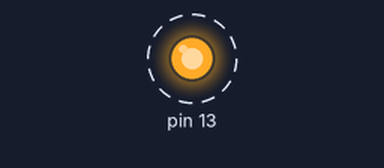
This sketch was run on a simulated Arduino Uno, built with avr-gcc and run on an emulated ATmega328P. On the bench: output pins drawn as LEDs (lit = HIGH). Dashed ring = blinking.

Above: at 0.2 s.
Timing chart, 0 to 3.0 s (numbered marks = the images above):
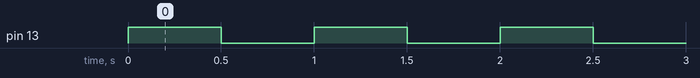

The sketch:

HelloBlink.ino
```cpp
/*
 * The classic blink sketch using ATMega328p Registers
 * A good way to learn how arduino really works
 */

void setup() {
  // Initialize registers for blinking
  DDRB = (1 << 5);
  PORTB = (0 << 5);
}

void loop() {
  // THe main blinking node
  PORTB = (1 << 5);
  delay(500);

  PORTB = (0 << 5);
  delay(500);
}
```

Measured:
- by itself, pin 13: alternates HIGH for 0.50 s and LOW for 0.50 s
